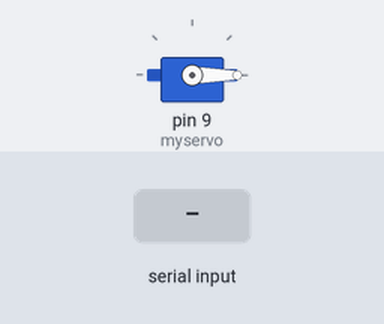
Bench run of a sketch on a simulated Arduino Uno, built with avr-gcc and run on an emulated ATmega328P. Parts: servo. Inputs (shaded band) come from the test bench.

Above: at 1.2 s.
1.3 s: "S" received over Serial
At 1.76 s:
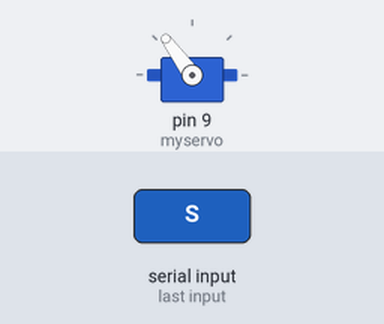
4.3 s: "H" received over Serial
At 4.6 s:
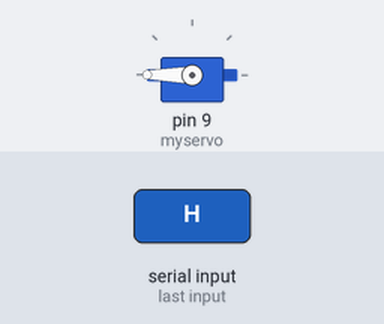
Timing chart, 0 to 7.3 s (numbered marks = the images above; inputs shaded):
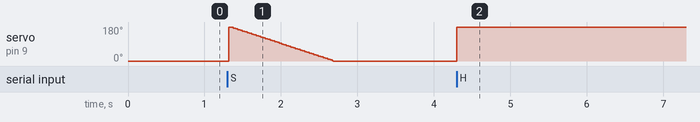

Measured:
- after the input at 4.3 s, servo on pin 9 (myservo): 0° → 180° at once

The sketch:

trap.ino
```cpp
#include <Servo.h>

Servo myservo;

int incomingByte, pos;      // a variable to read incoming serial data into

void setup() {
  // initialize serial communication:
  Serial.begin(9600);
  // initialize the LED pin as an output:
  myservo.attach(9);
  myservo.write(0);
}

void loop() {
  // see if there's incoming serial data:
  if (Serial.available() > 0) {
    // read the oldest byte in the serial buffer:
    incomingByte = Serial.read();
    // if it's a capital H (ASCII 72), turn on the LED:
    if (incomingByte == 'H') {
        myservo.write(0);
    }
    // if it's an L (ASCII 76) turn off the LED:
    if (incomingByte == 'S') {
      for (pos = 0; pos <= 180; pos += 180) { // goes from 0 degrees to 180 degrees
        // in steps of 1 degree
        myservo.write(pos);              // tell servo to go to position in variable 'pos'
        delay(15);                       // waits 15ms for the servo to reach the position
      }
      for (pos = 180; pos >= 0; pos -= 2) { // goes from 180 degrees to 0 degrees
        myservo.write(pos);              // tell servo to go to position in variable 'pos'
        delay(15);                       // waits 15ms for the servo to reach the position
  }
    }
    else {
      myservo.write(180);
    }
  }
}
```
